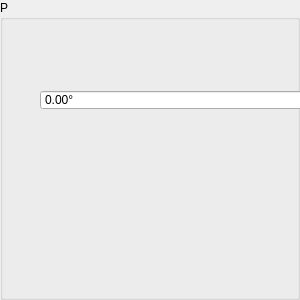
<?xml version="1.0" encoding="UTF-8"?>
<ui version="4.0">
 <class>GroupBox</class>
 <widget class="QGroupBox" name="GroupBox">
  <property name="geometry">
   <rect>
    <x>0</x>
    <y>0</y>
    <width>300</width>
    <height>300</height>
   </rect>
  </property>
  <property name="sizePolicy">
   <sizepolicy hsizetype="Preferred" vsizetype="Fixed">
    <horstretch>0</horstretch>
    <verstretch>0</verstretch>
   </sizepolicy>
  </property>
  <property name="windowTitle">
   <string>GroupBox</string>
  </property>
  <property name="title">
   <string>P</string>
  </property>
  <widget class="QDoubleSpinBox" name="doubleSpinBox_rotation">
   <property name="geometry">
    <rect>
     <x>40</x>
     <y>90</y>
     <width>280</width>
     <height>20</height>
    </rect>
   </property>
   <property name="suffix">
    <string>°</string>
   </property>
   <property name="maximum">
    <double>360.000000000000000</double>
   </property>
  </widget>
 </widget>
 <resources/>
 <connections/>
</ui>
